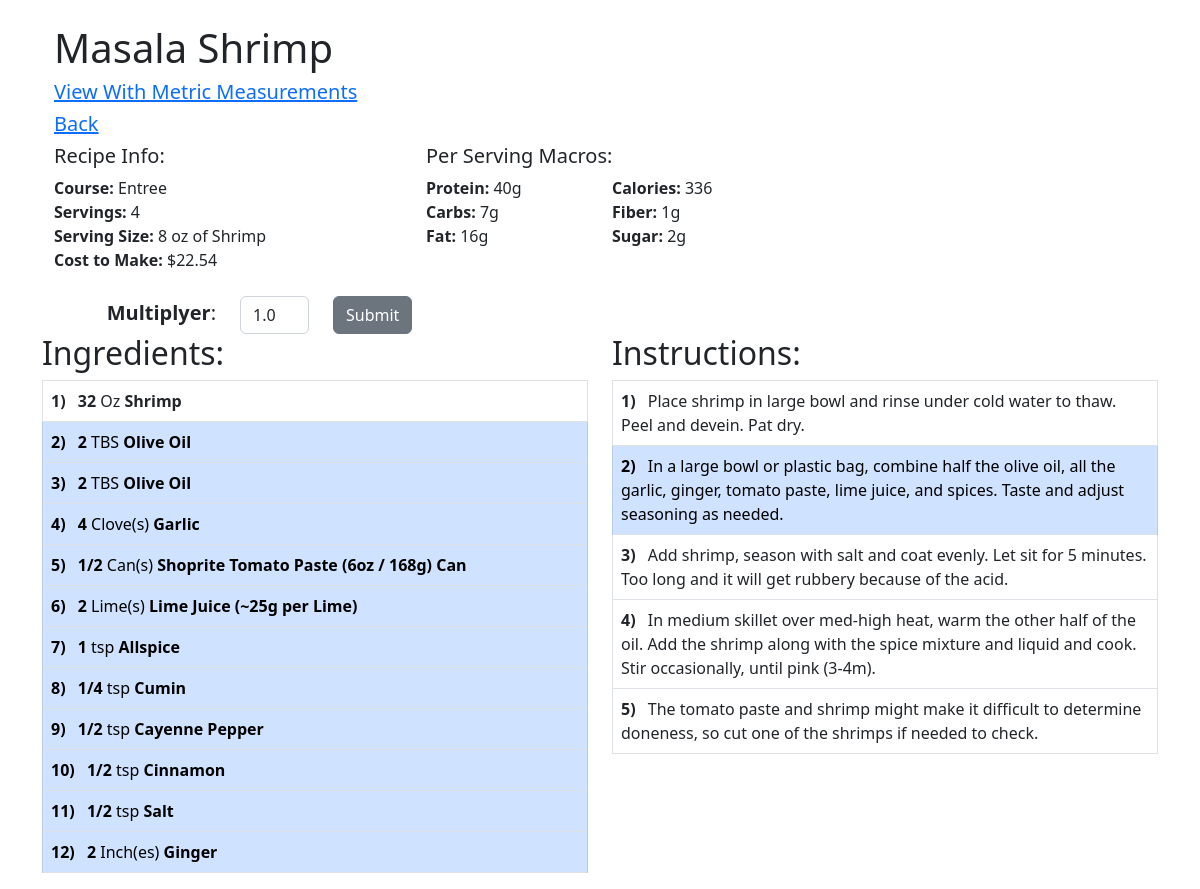
/view_recipe/2/traditional, run on the app's committed database.
### models.py (models this page shows, shortened)
class Recipe(db.Model):
    id = db.Column(db.Integer, primary_key=True)
    name = db.Column(db.String(100))
    course = db.Column(db.String(30))
    servings = db.Column(db.Float)
    serving_size = db.Column(db.String(30))
    tags = db.Column(db.Text)
    def get_total_cost(self):
        x = [x.qty for x in RecipeIngredient.query.filter_by(rid=self.id).all()]
        y = [
            y.ingredient.u_price
            for y in RecipeIngredient.query.filter_by(rid=self.id).all()
        ]
        tc = []
        for num1, num2 in zip(x, y):
            tc.append(num1 * num2)
        return sum(tc)
    def get_total_protein(self):
        x = [x.qty for x in RecipeIngredient.query.filter_by(rid=self.id).all()]
        y = [
            y.ingredient.protein
            for y in RecipeIngredient.query.filter_by(rid=self.id).all()
        ]
        t = []
        for num1, num2 in zip(x, y):
            t.append(num1 * num2)
        return sum(t)
    def get_total_carbs(self):
        x = [x.qty for x in RecipeIngredient.query.filter_by(rid=self.id).all()]
        y = [
            y.ingredient.carbs
            for y in RecipeIngredient.query.filter_by(rid=self.id).all()
        ]
        t = []
        for num1, num2 in zip(x, y):
            t.append(num1 * num2)
        return sum(t)
    def get_total_fat(self):
        x = [x.qty for x in RecipeIngredient.query.filter_by(rid=self.id).all()]
        y = [
            y.ingredient.fat
            for y in RecipeIngredient.query.filter_by(rid=self.id).all()
        ]
        t = []
        for num1, num2 in zip(x, y):
            t.append(num1 * num2)
        return sum(t)
    def get_total_fiber(self):
        x = [x.qty for x in RecipeIngredient.query.filter_by(rid=self.id).all()]
        y = [
            y.ingredient.fiber
            for y in RecipeIngredient.query.filter_by(rid=self.id).all()
        ]
        t = []
        for num1, num2 in zip(x, y):
            t.append(num1 * num2)
        return sum(t)
    def get_total_sugar(self):
        x = [x.qty for x in RecipeIngredient.query.filter_by(rid=self.id).all()]
        y = [
            y.ingredient.sugar
            for y in RecipeIngredient.query.filter_by(rid=self.id).all()
        ]
        t = []
        for num1, num2 in zip(x, y):
            t.append(num1 * num2)
        return sum(t)
    def get_total_calories(self):
        a = [a.qty for a in RecipeIngredient.query.filter_by(rid=self.id).all()]
        p = [
            p.ingredient.protein
            for p in RecipeIngredient.query.filter_by(rid=self.id).all()
        ]
        c = [
            c.ingredient.carbs
            for c in RecipeIngredient.query.filter_by(rid=self.id).all()
        ]
        f = [
            f.ingredient.fat
            for f in RecipeIngredient.query.filter_by(rid=self.id).all()
        ]
        tp = []
        for num1, num2 in zip(a, p):
            tp.append((num1 * num2) * 4)
        tc = []
        for num1, num2 in zip(a, c):
            tc.append((num1 * num2) * 4)
        tf = []
        for num1, num2 in zip(a, f):
            tf.append((num1 * num2) * 9)
        gtl = (sum(tf)) + (sum(tp)) + (sum(tc))
        return gtl

class RecipeMultiplyer(db.Model):
    id = db.Column(db.Integer, primary_key=True)
    amount = db.Column(db.Float)

class RecipeIngredient(db.Model):
    id = db.Column(db.Integer, primary_key=True)
    rid = db.Column(db.Integer, db.ForeignKey("recipe.id"))
    iid = db.Column(db.Integer, db.ForeignKey("ingredient.id"))
    qty = db.Column(db.Float)
    unit_suffix = db.Column(db.String(50))
    ingredient_color_tag = db.Column(db.String(20))
    def traditional_ingredient_multi1(self):
        x = (
            UnitIngredient.query.filter_by(iid=self.ingredient.id)
            .order_by(UnitIngredient.multiplyer.desc())
            .all()
        )
        y = UnitIngredient.query.filter_by(iid=self.ingredient.id).first()
        z = RecipeIngredient.query.filter_by(id=self.id).first()
        m = RecipeMultiplyer.query.get(1)
        def mixed(fraction):
            floor, rest = divmod(fraction.numerator, fraction.denominator)
            if floor == 0 and Fraction(rest, fraction.denominator) > 0:
                return Fraction(rest, fraction.denominator)
            elif floor > 0 and Fraction(rest, fraction.denominator) == 0:
                return floor
            else:
                return f"{floor} {Fraction(rest, fraction.denominator)}"
        try:
            if x[0].unit.name not in ("ml", "g"):
                if x[0].unit.name in ("Cup(s)"):
                    if z.qty / x[0].multiplyer >= 0.25:
                        return mixed(
                            Fraction(
                                (z.qty / x[0].multiplyer) * m.amount
                            ).limit_denominator(8)
                        )
                    elif x[1].unit.name in ("TBS"):
                        if z.qty / x[1].multiplyer >= 0.74:
                            return mixed(
                                Fraction(
                                    (z.qty / x[1].multiplyer) * m.amount
                                ).limit_denominator(8)
                            )
                    elif x[2].unit.name in ("tsp"):
                        return mixed(
                            Fraction(
                                (z.qty / x[2].multiplyer) * m.amount
                            ).limit_denominator(8)
                        )
                elif x[0].unit.name in ("TBS"):
                    if z.qty / x[0].multiplyer >= 0.74:
                        return mixed(
                            Fraction(
                                (z.qty / x[0].multiplyer) * m.amount
                            ).limit_denominator(8)
                        )
                    elif x[1].unit.name in ("tsp"):
                        return mixed(
                            Fraction(
                                (z.qty / x[1].multiplyer) * m.amount
                            ).limit_denominator(8)
                        )
                elif x[1].unit.name in ("tsp"):
                    return mixed(
                        Fraction(
                            (z.qty / x[1].multiplyer) * m.amount
                        ).limit_denominator(8)
                    )
                else:
                    return mixed(
                        Fraction(
                            (z.qty / x[0].multiplyer) * m.amount
                        ).limit_denominator(8)
                    )
            else:
                return mixed(
                    Fraction((z.qty / y.multiplyer) * m.amount).limit_denominator(8)
                )
        except:
            return mixed(
                Fraction((z.qty / y.multiplyer) * m.amount).limit_denominator(8)
            )
    def traditional_ingredient_unit1(self):
        x = (
            UnitIngredient.query.filter_by(iid=self.ingredient.id)
            .order_by(UnitIngredient.multiplyer.desc())
            .all()
        )
        y = UnitIngredient.query.filter_by(iid=self.ingredient.id).first()
        z = RecipeIngredient.query.filter_by(id=self.id).first()
        try:
            if x[0].unit.name not in ("ml", "g"):
                if x[0].unit.name in ("Cup(s)"):
                    if z.qty / x[0].multiplyer >= 0.25:
                        return x[0].unit.name
                    elif x[1].unit.name in ("TBS"):
                        if z.qty / x[1].multiplyer >= 0.74:
                            return x[1].unit.name
                    elif x[2].unit.name in ("tsp"):
                        return x[2].unit.name
                elif x[0].unit.name in ("TBS"):
                    if z.qty / x[0].multiplyer >= 0.74:
                        return x[0].unit.name
                    elif x[1].unit.name in ("tsp"):
                        return x[1].unit.name
                elif x[1].unit.name in ("tsp"):
                    return x[1].unit.name
                else:
                    return x[0].unit.name
            else:
                return y.unit.name
        except:
            return y.unit.name

class Ingredient(db.Model):
    __tablename__ = "ingredient"
    id = db.Column(db.Integer, primary_key=True)
    name = db.Column(db.String(120), nullable=False)
    icalories = db.Column(db.Float)
    protein = db.Column(db.Float)
    carbs = db.Column(db.Float)
    fat = db.Column(db.Float)
    fiber = db.Column(db.Float)
    sugar = db.Column(db.Float)
    item_unit_size = db.Column(db.Float)  # How many units of item at store
    item_price = db.Column(db.Float)  # Price for full item at store
    u_price = db.Column(db.Float)
    aisle_id = db.Column(db.Integer, db.ForeignKey("aisle.id"))
    ingredients = db.relationship("RecipeIngredient", backref="ingredient")

class Unit(db.Model):
    id = db.Column(db.Integer, primary_key=True)
    oid = db.Column(db.Integer, autoincrement=True)
    name = db.Column(db.String(30))
    ingredients = db.relationship("UnitIngredient", backref="unit")

class UnitIngredient(db.Model):
    id = db.Column(db.Integer, primary_key=True)
    iid = db.Column(db.Integer, db.ForeignKey("ingredient.id"))
    uid = db.Column(db.Integer, db.ForeignKey("unit.id"))
    name = db.Column(db.String(30))
    multiplyer = db.Column(db.Float)

class RecipeInstruction(db.Model):
    id = db.Column(db.Integer, primary_key=True)
    rid = db.Column(db.Integer, db.ForeignKey("recipe.id"))
    instruction = db.Column(db.Text)
    instruction_color_tag = db.Column(db.String(20))

### main.py (the view)
@app.route("/view_recipe/<int:id>/traditional", methods=["GET", "POST"])
def no_edit_view_recipe_traditional(id):
    r = Recipe.query.get_or_404(id)
    title = r.name
    iquery = RecipeIngredient.query.filter_by(rid=id).all()
    form = RecipeMulti()
    m = RecipeMultiplyer.query.get_or_404(1)
    instruct_query = RecipeInstruction.query.filter_by(rid=id).all()
    if form.submit.data and form.validate_on_submit():
        m.amount = form.amount.data
        db.session.commit()
    return render_template(
        "/recipes/no_edit_recipe_traditional.html",
        r=r,
        title=title,
        form=form,
        m=m,
        iquery=iquery,
        instruct_query=instruct_query,
    )

### forms.py
class RecipeMulti(FlaskForm):
    amount = DecimalField(
        "Recipe Multiplyer x:", validators=[validators.InputRequired()]
    )
    submit = SubmitField("Submit")

### main.py (called while the page is built)
@app.template_filter()
def color_label(my_var):
    td_class = ""
    if my_var == "blue":
        td_class = "table-blue"
    elif my_var == "dark grey":
        td_class = "table-dark-grey"
    elif my_var == "green":
        td_class = "table-green"
    elif my_var == "light blue":
        td_class = "table-light-blue"
    elif my_var == "yellow":
        td_class = "table-yellow"
    elif my_var == "red":
        td_class = "table-red"
    elif my_var == "light grey":
        td_class = "table-light-grey"
    elif my_var == "purple":
        td_class = "table-purple"
    elif my_var == "orange":
        td_class = "table-orange"
    return td_class

### templates/recipes/no_edit_recipe_traditional.html (shortened to what this page needs)
<!DOCTYPE html>
<html lang="en">
<head>
  <link href="{{ url_for('static', filename='css/select2.css') }}" rel="stylesheet" />
  {% extends 'base_no_edit.html' %} {% block content %}
</head>
<body>
  <div class="container">
    <h1>{{title}}</h1>
    <a href="{{ url_for('no_edit_view_recipe', id=r.id) }}">
      <h5>View With Metric Measurements</h5>
    </a>
    <a href="{{ url_for('no_edit_recipe_list')}}">
      <h5>Back</h5>
    </a>
    <div class="row">
      <div class="col-4">
        <h5>Recipe Info:</h5>
      </div>
      <div class="col-4">
        <h5>Per Serving Macros:</h5>
      </div>
    </div>
    <div class="row">
      <div class="col-4">
        <b>Course: </b> {{r.course}} <br>
        <b>Servings: </b> {{(' %0.0f'|format(r.servings*m.amount)) if ((r.servings*m.amount)%1==0) else (' %0.2f'|format(r.servings*m.amount))}} <br>
        <b>Serving Size: </b> {{r.serving_size}} <br>
        <b>Cost to Make: </b>{{'$%0.2f'|format(r.get_total_cost() * m.amount)}}
      </div>
      <div class="col-2">
        <b>Protein:</b> {{'%0.0fg'|format((r.get_total_protein())/r.servings)}} <br>
        <b>Carbs:</b> {{'%0.0fg'|format((r.get_total_carbs())/r.servings)}} <br>
        <b>Fat:</b> {{'%0.0fg'|format((r.get_total_fat())/r.servings)}} <br>
      </div>
      <div class="col-2">
        <b>Calories:</b> {{'%0.0f'|format((r.get_total_calories())/r.servings)}} <br>
        <b>Fiber:</b> {{'%0.0fg'|format((r.get_total_fiber())/r.servings)}} <br>
        <b>Sugar:</b> {{'%0.0fg'|format((r.get_total_sugar())/r.servings)}} <br>
      </div>
    </div>
    <br>
    <form method="POST">
      <div class="row">
        <div class="col-2">
          <div id="multi"><b>Multiplyer</b>:</div>
          </div>
        <div class="col-1">
          {{ form.hidden_tag() }} {{ form.amount(class="form-control", value=m.amount) }}         </div>
          <div class="col-1">
            {{ form.submit(class="btn btn-secondary") }}
        </div>
        </div>
      </div>
    <div class="row">
      <div class="col-6">
        <h2>Ingredients:</h2>
        <table class="table table-hover table-bordered">
          {% for i in iquery %}
          <tr>
            <td class="{{i.ingredient_color_tag|color_label()}}">
              <b> {{i.traditional_ingredient_multi1()}} </b>{{i.traditional_ingredient_unit1()}}
              <b>{{i.ingredient.name}}</b>
            </td>
          </tr>
          {% endfor %}
        </table>
      </div>
      <div class="col-6">
        <h2>Instructions:</h2>
        <table class="table table-hover table-bordered">
          {% for in in instruct_query %}
          <tr>
            <td class="{{in.instruction_color_tag|color_label()}}">
              {{in.instruction}}
            </td>
          </tr>
          {% endfor %}
        </table>
      </div>
    </div>
</body>
{% endblock %}

### templates/recipes/no_edit_recipe_traditional.html (style rules this page uses)
#multi { margin-top: 2px; text-align: right; font-size: 20px; }
table { counter-reset: rowNumber; }
table tr { counter-increment: rowNumber; }
table tr td:first-child::before { content: counter(rowNumber)")"; font-weight: bolder; min-width: .5em; margin-right: 0.5em; }

### data on the page
Recipe: name "Masala Shrimp", course "Entree", servings.amount "4", serving_size "8 oz of Shrimp", (r.get_total_sugar())/r.servings "2g"
RecipeIngredient: r.get_total_cost()*m.amount "$22.54", (r.get_total_protein())/r.servings "40g", (r.get_total_carbs())/r.servings "7g", (r.get_total_fat())/r.servings "16g", (r.get_total_calories())/r.servings "336", (r.get_total_fiber())/r.servings "1g", traditional_ingredient_multi1 "32", traditional_ingredient_unit1 "Oz", ingredient.name "Shrimp"
RecipeMultiplyer: amount "1.0"
RecipeIngredient: traditional_ingredient_multi1 "2", traditional_ingredient_unit1 "TBS", ingredient.name "Olive Oil"
RecipeIngredient: traditional_ingredient_multi1 "2", traditional_ingredient_unit1 "TBS", ingredient.name "Olive Oil"
RecipeIngredient: traditional_ingredient_multi1 "4", traditional_ingredient_unit1 "Clove(s)", ingredient.name "Garlic"
RecipeIngredient: traditional_ingredient_multi1 "1/2", traditional_ingredient_unit1 "Can(s)", ingredient.name "Shoprite Tomato Paste (6oz / 168g) Can"
RecipeIngredient: traditional_ingredient_multi1 "2", traditional_ingredient_unit1 "Lime(s)", ingredient.name "Lime Juice (~25g per Lime)"
RecipeIngredient: traditional_ingredient_multi1 "1", traditional_ingredient_unit1 "tsp", ingredient.name "Allspice"
RecipeIngredient: traditional_ingredient_multi1 "1/4", traditional_ingredient_unit1 "tsp", ingredient.name "Cumin"
RecipeIngredient: traditional_ingredient_multi1 "1/2", traditional_ingredient_unit1 "tsp", ingredient.name "Cayenne Pepper"
RecipeIngredient: traditional_ingredient_multi1 "1/2", traditional_ingredient_unit1 "tsp", ingredient.name "Cinnamon"
RecipeIngredient: traditional_ingredient_multi1 "1/2", traditional_ingredient_unit1 "tsp", ingredient.name "Salt"
RecipeIngredient: traditional_ingredient_multi1 "2", traditional_ingredient_unit1 "Inch(es)", ingredient.name "Ginger"
RecipeInstruction: instruction "Place shrimp in large bowl and rinse under cold water to thaw. Peel and devein. Pat dry."
RecipeInstruction: instruction "In a large bowl or plastic bag, combine half the olive oil, all the garlic, ginger, tomato paste, lime juice, and spices. Taste and adjust seasoning as needed."
RecipeInstruction: instruction "Add shrimp, season with salt and coat evenly. Let sit for 5 minutes. Too long and it will get rubbery because of the acid."
RecipeInstruction: instruction "In medium skillet over med-high heat, warm the other half of the oil. Add the shrimp along with the spice mixture and liquid and cook. Stir occasionally, until pink (3-4m)."
RecipeInstruction: instruction "The tomato paste and shrimp might make it difficult to determine doneness, so cut one of the shrimps if needed to check."
